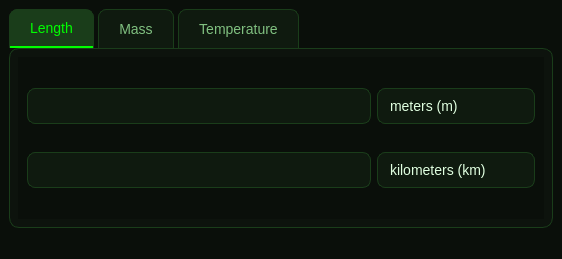
<?xml version="1.0" encoding="UTF-8"?>
<ui version="4.0">
 <class>MainWindow</class>
 <widget class="QMainWindow" name="MainWindow">
  <property name="geometry">
   <rect>
    <x>0</x>
    <y>0</y>
    <width>562</width>
    <height>259</height>
   </rect>
  </property>
  <property name="windowTitle">
   <string>MainWindow</string>
  </property>
  <property name="styleSheet">
   <string notr="true">QWidget {
    background-color: #0a0f0a;
    color: #e0ffe0;
    font-family: &quot;Segoe UI&quot;, &quot;SF Pro Display&quot;, -apple-system, sans-serif;
    font-size: 14px;
}

QTabWidget {
    border: none;
    background-color: transparent;
}

QTabWidget::pane {
    border: 1px solid #1a3d1a;
    border-radius: 10px;
    background-color: #0d130d;
    padding: 8px;
}

QTabBar::tab {
    background: #0f1a0f;
    color: #80c080;
    padding: 10px 20px;
    margin-right: 4px;
    border-top-left-radius: 8px;
    border-top-right-radius: 8px;
    border: 1px solid #1a3d1a;
    border-bottom: none;
}

QTabBar::tab:selected {
    background: #1a3d1a;
    color: #00ff00;
    border-bottom: 2px solid #00ff00;
}

QTabBar::tab:hover:!selected {
    background: #152015;
    color: #a0d0a0;
}

QLineEdit {
    background-color: #0f1a0f;
    border: 1px solid #1a3d1a;
    border-radius: 8px;
    padding: 8px 12px;
    color: #e0ffe0;
    selection-background-color: #00ff00;
    selection-color: #000000;
}

QLineEdit:focus {
    border: 1px solid #00ff00;
    background-color: #152015;
}

QLineEdit:hover {
    border: 1px solid #2a5d2a;
}

QComboBox {
    background-color: #0f1a0f;
    border: 1px solid #1a3d1a;
    border-radius: 8px;
    padding: 8px 12px;
    color: #e0ffe0;
    min-width: 100px;
}

QComboBox:hover {
    border: 1px solid #2a5d2a;
    background-color: #152015;
}

QComboBox:focus {
    border: 1px solid #00ff00;
}

QComboBox::drop-down {
    border: none;
    width: 30px;
}

QComboBox::down-arrow {
    image: none;
    border-left: 5px solid transparent;
    border-right: 5px solid transparent;
    border-top: 5px solid #80c080;
    margin-right: 8px;
}

QComboBox QAbstractItemView {
    background-color: #0f1a0f;
    border: 1px solid #1a3d1a;
    border-radius: 8px;
    selection-background-color: #00ff00;
    selection-color: #000000;
    padding: 4px;
}

QPushButton {
    background-color: #1a3d1a;
    border: 1px solid #2a5d2a;
    border-radius: 8px;
    padding: 8px 16px;
    color: #e0ffe0;
}

QPushButton:hover {
    background-color: #2a5d2a;
    border: 1px solid #00ff00;
}

QPushButton:pressed {
    background-color: #0f1a0f;
}

QScrollBar:vertical {
    background: #0d130d;
    width: 12px;
    border-radius: 6px;
}

QScrollBar::handle:vertical {
    background: #1a3d1a;
    border-radius: 6px;
    min-height: 20px;
}

QScrollBar::handle:vertical:hover {
    background: #2a5d2a;
}

QScrollBar::add-line:vertical, QScrollBar::sub-line:vertical {
    height: 0px;
}

QScrollBar:horizontal {
    background: #0d130d;
    height: 12px;
    border-radius: 6px;
}

QScrollBar::handle:horizontal {
    background: #1a3d1a;
    border-radius: 6px;
    min-width: 20px;
}

QScrollBar::handle:horizontal:hover {
    background: #2a5d2a;
}</string>
  </property>
  <widget class="QWidget" name="centralwidget">
   <layout class="QGridLayout" name="gridLayout_2">
    <item row="0" column="0">
     <layout class="QGridLayout" name="gridLayout">
      <item row="0" column="0">
       <widget class="QTabWidget" name="tabWidget">
        <property name="minimumSize">
         <size>
          <width>120</width>
          <height>160</height>
         </size>
        </property>
        <property name="currentIndex">
         <number>0</number>
        </property>
        <widget class="QWidget" name="length">
         <attribute name="title">
          <string>Length</string>
         </attribute>
         <layout class="QGridLayout" name="gridLayout_4">
          <item row="1" column="1">
           <widget class="QComboBox" name="comboBox_2">
            <property name="sizePolicy">
             <sizepolicy hsizetype="Preferred" vsizetype="Fixed">
              <horstretch>0</horstretch>
              <verstretch>0</verstretch>
             </sizepolicy>
            </property>
            <property name="minimumSize">
             <size>
              <width>126</width>
              <height>0</height>
             </size>
            </property>
            <item>
             <property name="text">
              <string>kilometers (km)</string>
             </property>
            </item>
            <item>
             <property name="text">
              <string>meters (m)</string>
             </property>
            </item>
            <item>
             <property name="text">
              <string>inches (in)</string>
             </property>
            </item>
            <item>
             <property name="text">
              <string>feet (ft)</string>
             </property>
            </item>
            <item>
             <property name="text">
              <string>miles (mi)</string>
             </property>
            </item>
           </widget>
          </item>
          <item row="0" column="0">
           <layout class="QGridLayout" name="gridLayout_3">
            <item row="1" column="0">
             <layout class="QVBoxLayout" name="verticalLayout">
              <item>
               <widget class="QLineEdit" name="lineEdit">
                <property name="sizePolicy">
                 <sizepolicy hsizetype="Expanding" vsizetype="Fixed">
                  <horstretch>0</horstretch>
                  <verstretch>100</verstretch>
                 </sizepolicy>
                </property>
                <property name="minimumSize">
                 <size>
                  <width>0</width>
                  <height>35</height>
                 </size>
                </property>
               </widget>
              </item>
             </layout>
            </item>
           </layout>
          </item>
          <item row="0" column="1">
           <widget class="QComboBox" name="comboBox">
            <property name="sizePolicy">
             <sizepolicy hsizetype="Preferred" vsizetype="Fixed">
              <horstretch>0</horstretch>
              <verstretch>0</verstretch>
             </sizepolicy>
            </property>
            <property name="minimumSize">
             <size>
              <width>126</width>
              <height>0</height>
             </size>
            </property>
            <item>
             <property name="text">
              <string>meters (m)</string>
             </property>
            </item>
            <item>
             <property name="text">
              <string>kilometers (km)</string>
             </property>
            </item>
            <item>
             <property name="text">
              <string>inches (in)</string>
             </property>
            </item>
            <item>
             <property name="text">
              <string>feet (ft)</string>
             </property>
            </item>
            <item>
             <property name="text">
              <string>miles (mi)</string>
             </property>
            </item>
           </widget>
          </item>
          <item row="1" column="0">
           <widget class="QLineEdit" name="lineEdit_2">
            <property name="sizePolicy">
             <sizepolicy hsizetype="Expanding" vsizetype="Fixed">
              <horstretch>0</horstretch>
              <verstretch>0</verstretch>
             </sizepolicy>
            </property>
            <property name="minimumSize">
             <size>
              <width>50</width>
              <height>35</height>
             </size>
            </property>
           </widget>
          </item>
         </layout>
        </widget>
        <widget class="QWidget" name="mass">
         <attribute name="title">
          <string>Mass</string>
         </attribute>
         <layout class="QGridLayout" name="gridLayout_6">
          <item row="0" column="0">
           <layout class="QGridLayout" name="gridLayout_5">
            <item row="0" column="0">
             <layout class="QVBoxLayout" name="verticalLayout_2">
              <item>
               <widget class="QLineEdit" name="lineEdit_3">
                <property name="minimumSize">
                 <size>
                  <width>0</width>
                  <height>35</height>
                 </size>
                </property>
               </widget>
              </item>
             </layout>
            </item>
           </layout>
          </item>
          <item row="0" column="1">
           <widget class="QComboBox" name="comboBox_3">
            <property name="minimumSize">
             <size>
              <width>126</width>
              <height>0</height>
             </size>
            </property>
            <item>
             <property name="text">
              <string>kilograms (kg)</string>
             </property>
            </item>
            <item>
             <property name="text">
              <string>pounds (lb)</string>
             </property>
            </item>
            <item>
             <property name="text">
              <string>ounces (oz)</string>
             </property>
            </item>
           </widget>
          </item>
          <item row="1" column="0">
           <widget class="QLineEdit" name="lineEdit_4">
            <property name="minimumSize">
             <size>
              <width>0</width>
              <height>35</height>
             </size>
            </property>
           </widget>
          </item>
          <item row="1" column="1">
           <widget class="QComboBox" name="comboBox_4">
            <property name="minimumSize">
             <size>
              <width>126</width>
              <height>0</height>
             </size>
            </property>
            <item>
             <property name="text">
              <string>pounds (lb)</string>
             </property>
            </item>
            <item>
             <property name="text">
              <string>kilograms (kg)</string>
             </property>
            </item>
            <item>
             <property name="text">
              <string>ounces (oz)</string>
             </property>
            </item>
           </widget>
          </item>
         </layout>
        </widget>
        <widget class="QWidget" name="temperature">
         <attribute name="title">
          <string>Temperature</string>
         </attribute>
         <layout class="QGridLayout" name="gridLayout_8">
          <item row="0" column="0">
           <layout class="QGridLayout" name="gridLayout_7">
            <item row="0" column="0">
             <layout class="QVBoxLayout" name="verticalLayout_3">
              <item>
               <widget class="QLineEdit" name="lineEdit_5">
                <property name="minimumSize">
                 <size>
                  <width>0</width>
                  <height>35</height>
                 </size>
                </property>
               </widget>
              </item>
             </layout>
            </item>
           </layout>
          </item>
          <item row="1" column="0">
           <widget class="QLineEdit" name="lineEdit_6">
            <property name="minimumSize">
             <size>
              <width>0</width>
              <height>35</height>
             </size>
            </property>
           </widget>
          </item>
          <item row="0" column="1">
           <widget class="QComboBox" name="comboBox_5">
            <property name="minimumSize">
             <size>
              <width>126</width>
              <height>0</height>
             </size>
            </property>
            <item>
             <property name="text">
              <string>Celsius (°C)</string>
             </property>
            </item>
            <item>
             <property name="text">
              <string>Fahrenheit (°F)</string>
             </property>
            </item>
            <item>
             <property name="text">
              <string>Kelvin (K)</string>
             </property>
            </item>
           </widget>
          </item>
          <item row="1" column="1">
           <widget class="QComboBox" name="comboBox_6">
            <property name="minimumSize">
             <size>
              <width>126</width>
              <height>0</height>
             </size>
            </property>
            <item>
             <property name="text">
              <string>Fahrenheit (°F)</string>
             </property>
            </item>
            <item>
             <property name="text">
              <string>Celsius (°C)</string>
             </property>
            </item>
            <item>
             <property name="text">
              <string>Kelvin (K)</string>
             </property>
            </item>
           </widget>
          </item>
         </layout>
        </widget>
       </widget>
      </item>
     </layout>
    </item>
   </layout>
  </widget>
  <widget class="QStatusBar" name="statusbar"/>
 </widget>
 <resources/>
 <connections/>
</ui>
